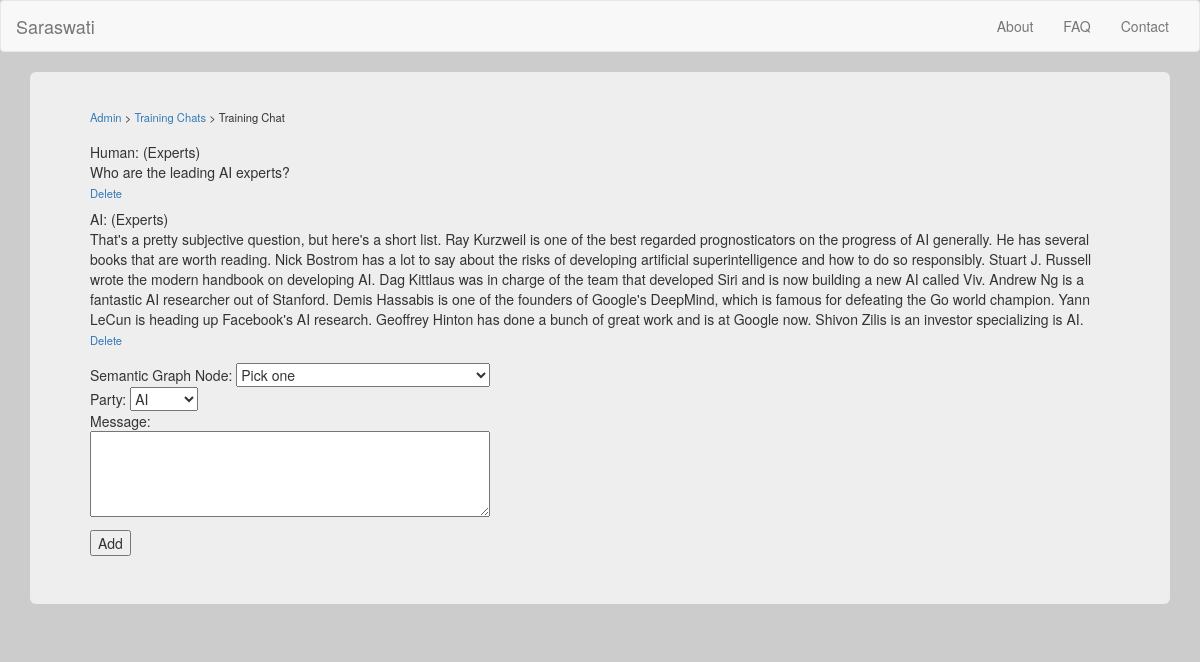
The page /training_chat?id=4 on the database its author committed.
### db.py (models this page shows, shortened)
class semantic_graph_node(db.Model):
	id = db.Column('node_id', db.Integer, primary_key = True)
	title = db.Column(db.String(255))

class training_chat(db.Model):
	id = db.Column('message_id', db.Integer, primary_key = True)
	chat_id = db.Column(db.Integer)
	party = db.Column(db.SmallInteger)
	text = db.Column(db.Text)
	node_id = db.Column(db.Integer)

### modules/admin.py (the view)
@admin.route('/training_chat')
def render_training_chat():
	if "id" in request.args:
		chatID = request.args["id"]
		results = training_chat.query.filter_by(chat_id=chatID)
		if not results:
			return render_template("error.html", error_message = "Database error")
		else:
			if "del" in request.args:
				training_chat.query.filter_by(id=request.args["del"]).delete()
				db.session.commit()
			training_chats = []
			for result in results:
				graphNode = semantic_graph_node.query.filter_by(id=result.node_id).first()
				if not graphNode:
					return render_template("error.html", error_message="Database error: missing node")
				newItem = type('tmp', (object,), {})
				newItem.party = result.party
				newItem.text = result.text
				newItem.node_name = graphNode.title
				newItem.id = result.id
				training_chats.append(newItem)
	else:
		training_chats = []
		chatID = 0
	return render_template("training_chat.html", node_select_list = node_select_list(), chats = training_chats, chat_id = chatID)

### helpers.py (called while the page is built)
def node_select_list():
	returnString = "<select name=\"node_list\" id=\"node_list_select\">"
	results = semantic_graph_node.query.order_by(semantic_graph_node.title.asc())
	if not results:
		returnString += "<option value=\"\">No results found</option>"
	else:
		returnString += "<option value=\"\">Pick one</option>"
		for node in results:
			returnString += "<option value=\"" + str(node.id) + "\">" + node.title + "</option>"
	returnString += "</select>"
	return returnString

### templates/training_chat.html (shortened to what this page needs)
{% extends "base.html" %}
{% block content %}
  <div class="container">
    <div class="jumbotron">
		<div class="navigation_header">
			<a href="admin">Admin</a> &gt; <a href="training_chats">Training Chats</a> &gt; Training Chat
		</div>
		{% for chat in chats %}
			{% if chat.party == 0 %}
				AI:
			{% else %}
				Human:
			{% endif %}
			({{ chat.node_name }})<br />
			{{ chat.text }}<br />
			<a href="training_chat?id={{ chat_id }}&del={{ chat.id }}" style="font-size: 0.8em;" onclick="return confirm('Are you sure?')">Delete</a>
			<div style="height: 0.5em;"></div>
		{% endfor %}
		<form action="" method="post" onsubmit="return check_add_training_chat()"><div style="margin-top: 0.5em;">
			Semantic Graph Node: {{ node_select_list|safe }}<br />
			Party: <select name="party"><option value="0">AI</option><option value="1">Human</option></select><br />
			Message:<br />
			<textarea name="message" id="message" rows="4" style="width: 400px;"></textarea>
			<div style="height: 0.7em;"></div>
			<input type="submit" value="Add" />
		</div></form>
	</div>
  </div>
{% endblock %}

### static/styles.css (style rules this page uses)
body { background-color: #CCC; }
.navigation_header { margin-top: -1em; font-size: 0.8em; margin-bottom: 1.5em; }

### rows shown on the page
semantic_graph_node: node_name "Experts" "Experts"
training_chat: text "Who are the leading AI experts?"
training_chat: text "That's a pretty subjective question, but here's a short list. Ray Kurzweil is one of the best regarded prognosticators on the progress of AI generally. He has several books that are worth reading. Nick Bostrom has a lot to say about the risks of developing artificial superintelligence and how to do so responsibly. Stuart J. Russell wrote the modern handbook on developing AI. Dag Kittlaus was in charge of the team that developed Siri and is now building a new AI called Viv. Andrew Ng is a fantastic AI researcher out of Stanford. Demis Hassabis is one of the founders of Google's DeepMind, which is famous for defeating the Go world champion. Yann LeCun is heading up Facebook's AI research.…"
